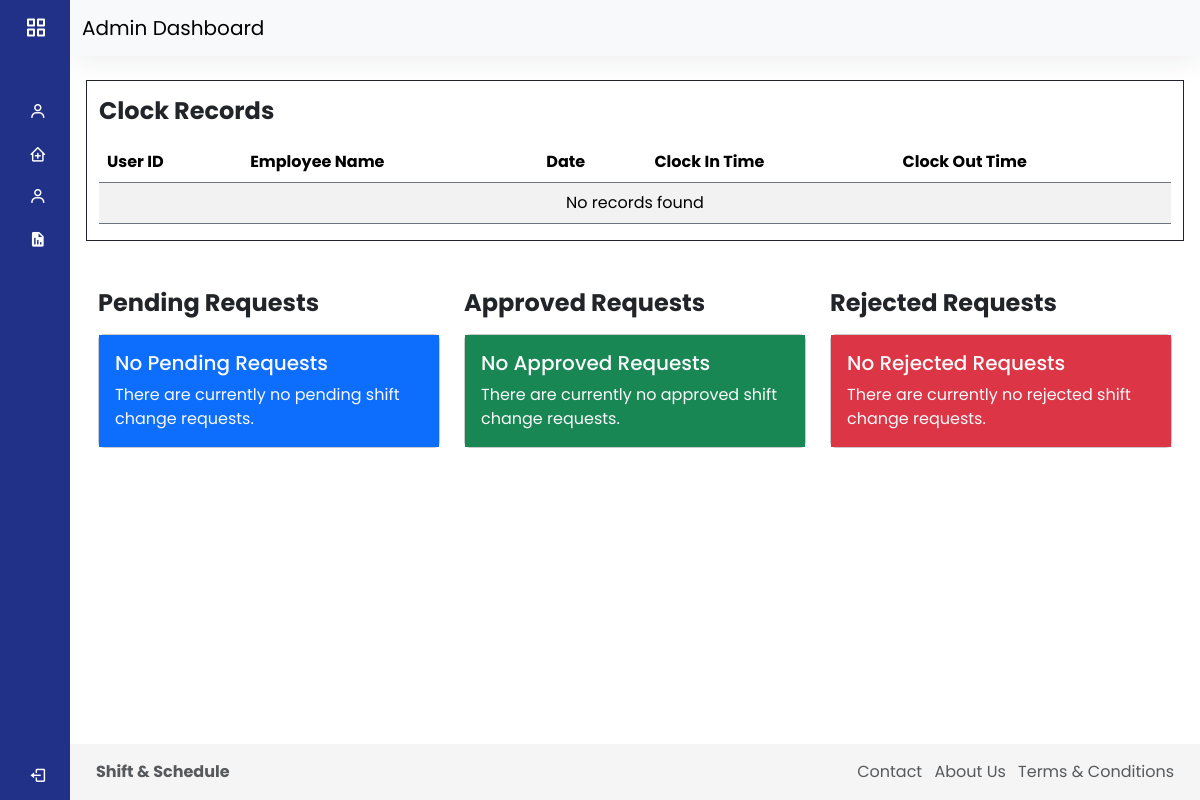
/admin/dashboard.php, run on an earlier commit of the app's database.
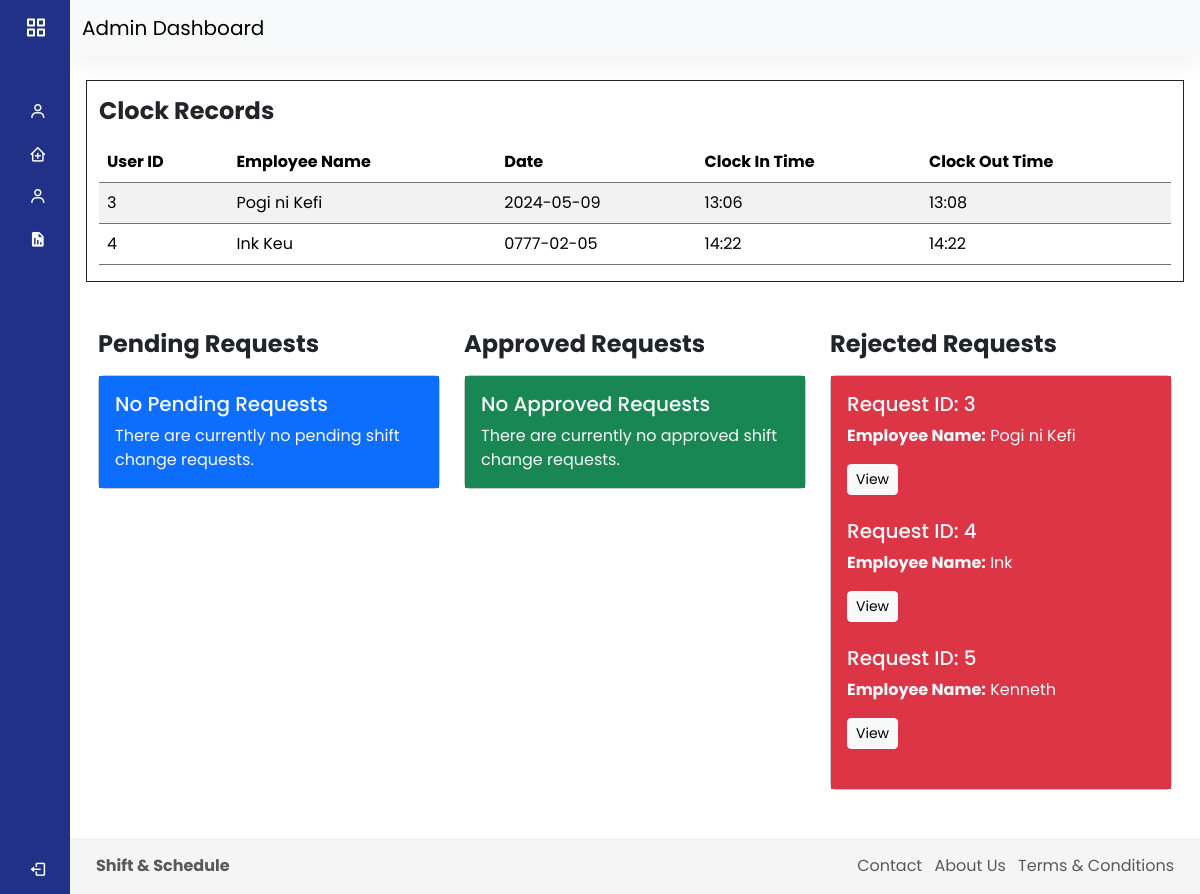
And on a later commit of the database.
### tables this page shows
CREATE TABLE `clock_table` (
  `userID` int(11) NOT NULL,
  `employeeName` varchar(50) NOT NULL,
  `clockDate` varchar(50) NOT NULL,
  `clockInTime` varchar(50) NOT NULL,
  `clockOutTime` varchar(50) NOT NULL
);

CREATE TABLE `shift_change_requests` (
  `requestID` int(11) NOT NULL,
  `employeeName` varchar(255) NOT NULL,
  `currentShiftDate` varchar(50) NOT NULL,
  `currentShiftType` varchar(50) NOT NULL,
  `desiredShiftDate` varchar(50) NOT NULL,
  `desiredShiftType` varchar(50) NOT NULL,
  `swapEmployeeName` varchar(255) DEFAULT NULL,
  `requestDate` timestamp NOT NULL DEFAULT current_timestamp(),
  `status` enum('Pending','Approved','Rejected') DEFAULT 'Pending'
);

### admin/dashboard.php (the view, shortened to what this page needs)
<?php
require_once("/xampp/htdocs/LEI/connections.php");
$pending_requests = $connections->query("SELECT * FROM shift_change_requests WHERE status='Pending'");
$approved_requests = $connections->query("SELECT * FROM shift_change_requests WHERE status='Approved'");
$rejected_requests = $connections->query("SELECT * FROM shift_change_requests WHERE status='Rejected'");
?>
<!DOCTYPE html>
<html>
<head>
    <link href='https://unpkg.com/boxicons@2.1.4/css/boxicons.min.css' rel='stylesheet'>
    <link href="https://cdn.jsdelivr.net/npm/bootstrap@5.3.2/dist/css/bootstrap.min.css" rel="stylesheet">
    <link rel="stylesheet" href="dashboard.css">
</head>
<body>
    <div class="wrapper">
        <aside id="sidebar">
            <div class="d-flex">
                <button class="toggle-btn" type="button">
                    <i class='bx bx-grid-alt'></i>
                </button>
            </div>
            <ul class="sidebar-nav">
                <li class="sidebar-item">
                    <a href="dashboard" class="sidebar-link">
                        <i class='bx bx-user'></i>
                    </a>
                </li>
                <li class="sidebar-item">
                    <a href="addsched.html" class="sidebar-link collapsed has-dropdown" data-bs-toggle="collapse" data-bs-target="#sched" aria-expanded="false" aria-controls="auth">
                        <i class='bx bx-clinic'></i>
                    </a>
                </li>
                <li class="sidebar-item">
                    <a href="#" class="sidebar-link collapsed has-dropdown" data-bs-toggle="collapse" data-bs-target="#list" aria-expanded="false" aria-controls="auth">
                        <i class='bx bx-user'></i>
                    </a>
                </li>
                <li class="sidebar-item">
                    <a href="request" class="sidebar-link">
                        <i class='bx bxs-report'></i>
                    </a>
                </li>
            </ul>
            <div class="sidebar-footer">
                <a href="#" class="sidebar-link" data-bs-toggle="modal" data-bs-target="#exampleModal">
                    <i class='bx bx-log-out'></i>
                </a>
            </div>
        </aside>
        <div class="main">
            <nav class="navbar navbar-expand-lg navbar-light bg-light">
                <div class="container-fluid">
                    <a class="navbar-brand" href="#">Admin Dashboard</a>
                </div>
            </nav>
            <main class="content px-3 py-4">
                <div class="container-fluid border border-dark">
                    <div class="mt-3">
                        <h3 class="fw-bold fs-4 mb-3">Clock Records</h3>
                        <table class="table table-striped border-secondary">
                            <thead>
                                <tr>
                                    <th scope="col">User ID</th>
                                    <th scope="col">Employee Name</th>
                                    <th scope="col">Date</th>
                                    <th scope="col">Clock In Time</th>
                                    <th scope="col">Clock Out Time</th>
                                </tr>
                            </thead>
                            <tbody>
                                <?php
                                require_once("/xampp/htdocs/LEI/connections.php");
                                $sql = "SELECT userID, employeeName, clockDate, clockInTime, clockOutTime FROM clock_table";
                                $result = $connections->query($sql);
                                if ($result->num_rows > 0) {
                                    while ($row = $result->fetch_assoc()) {
                                        echo "<tr>
                                                <td>" . $row["userID"] . "</td>
                                                <td>" . $row["employeeName"] . "</td>
                                                <td>" . $row["clockDate"] . "</td>
                                                <td>" . $row["clockInTime"] . "</td>
                                                <td>" . $row["clockOutTime"] . "</td>
                                            </tr>";
                                    }
                                } else {
                                    echo "<tr><td colspan='5' class='text-center'>No records found</td></tr>";
                                }
                                ?>
                            </tbody>
                        </table>
                    </div>
                </div>
                <div class="container-fluid mt-5">
                    <div class="row mt-3">
                        <div class="col-md-4">
                            <h3 class="fw-bold fs-4 mb-3">Pending Requests</h3>
                            <div class="card mb-4">
                                <div class="card-body bg-primary text-light">
                                    <?php
                                    if ($pending_requests->num_rows > 0) {
                                        while ($row = $pending_requests->fetch_assoc()) {
                                            echo "<div class='mb-4'>
                                                    <h5 class='card-title'>Request ID: " . $row["requestID"] . "</h5>
                                                    <p class='card-text'><strong>Employee Name:</strong> " . $row["employeeName"] . "</p>
                                                    <div class='d-flex justify-content-between'>
                                                        <a href='request?requestID=" . $row["requestID"] . "' class='btn btn-light btn-sm'>View</a>
                                                    </div>
                                                </div>";
                                        }
                                    } else {
                                        echo "<div>
                                                <h5 class='card-title'>No Pending Requests</h5>
                                                <p class='card-text'>There are currently no pending shift change requests.</p>
                                            </div>";
                                    }
                                    ?>
                                </div>
                            </div>
                        </div>
                        <div class="col-md-4">
                            <h3 class="fw-bold fs-4 mb-3">Approved Requests</h3>
                            <div class="card mb-4">
                                <div class="card-body bg-success text-light">
                                    <?php
                                    if ($approved_requests->num_rows > 0) {
                                        while ($row = $approved_requests->fetch_assoc()) {
                                            echo "<div class='mb-4'>
                                                    <h5 class='card-title'>Request ID: " . $row["requestID"] . "</h5>
                                                    <p class='card-text'><strong>Employee Name:</strong> " . $row["employeeName"] . "</p>
                                                    <div class='d-flex justify-content-between'>
                                                        <a href='request?requestID=" . $row["requestID"] . "' class='btn btn-light btn-sm'>View</a>
                                                    </div>
                                                </div>";
                                        }
                                    } else {
                                        echo "<div>
                                                <h5 class='card-title'>No Approved Requests</h5>
                                                <p class='card-text'>There are currently no approved shift change requests.</p>
                                            </div>";
                                    }
                                    ?>
                                </div>
                            </div>
                        </div>
                        <div class="col-md-4">
                            <h3 class="fw-bold fs-4 mb-3">Rejected Requests</h3>
                            <div class="card mb-4">
                                <div class="card-body bg-danger text-light">
                                    <?php
                                    if ($rejected_requests->num_rows > 0) {
                                        while ($row = $rejected_requests->fetch_assoc()) {
                                            echo "<div class='mb-4'>
                                                    <h5 class='card-title'>Request ID: " . $row["requestID"] . "</h5>
                                                    <p class='card-text'><strong>Employee Name:</strong> " . $row["employeeName"] . "</p>
                                                    <div class='d-flex justify-content-between'>
                                                        <a href='request?requestID=" . $row["requestID"] . "' class='btn btn-light btn-sm'>View</a>
                                                    </div>
                                                </div>";
                                        }
                                    } else {
                                        echo "<div>
                                                <h5 class='card-title'>No Rejected Requests</h5>
                                                <p class='card-text'>There are currently no rejected shift change requests.</p>
                                            </div>";
                                    }
                                    ?>
                                </div>
                            </div>
                        </div>
                    </div>
                </div>
            </main>
            <footer class="footer">
                <div class="container-fluid">
                    <div class="row text-body-secondary">
                        <div class="col-6 text-start ">
                            <a class="text-body-secondary" href=" #">
                                <strong>Shift & Schedule</strong>
                            </a>
                        </div>
                        <div class="col-6 text-end text-body-secondary d-none d-md-block">
                            <ul class="list-inline mb-0">
                                <li class="list-inline-item">
                                    <a class="text-body-secondary" href="#">Contact</a>
                                </li>
                                <li class="list-inline-item">
                                    <a class="text-body-secondary" href="#">About Us</a>
                                </li>
                                <li class="list-inline-item">
                                    <a class="text-body-secondary" href="#">Terms & Conditions</a>
                                </li>
                            </ul>
                        </div>
                    </div>
                </div>
            </footer>
        </div>
    </div>
</body>
</html>

### admin/dashboard.css (style rules this page uses)
a { text-decoration: none; }
li { list-style: none; }
body { font-family: 'Poppins', sans-serif; }
.wrapper { display: flex; }
.main { display: flex; flex-direction: column; min-height: 100vh; width: 100%; overflow: hidden; transition: all 0.35s ease-in-out; background-color: #fff; min-width: 0; }
#sidebar { width: 70px; min-width: 70px; z-index: 1000; transition: all .25s ease-in-out; background-color: #213188; display: flex; flex-direction: column; }
.toggle-btn { background-color: transparent; cursor: pointer; border: 0; padding: 1rem 1.5rem; }
.toggle-btn i { font-size: 1.5rem; color: #FFF; }
.sidebar-nav { padding: 2rem 0; flex: 1 1 auto; }
a.sidebar-link { padding: .625rem 1.625rem; color: #FFF; display: block; font-size: 0.9rem; white-space: nowrap; border-left: 3px solid transparent; }
.sidebar-link i, .dropdown-item i { font-size: 1.1rem; margin-right: .75rem; }
.sidebar-item { position: relative; }
.navbar { background-color: #f5f5f5; box-shadow: 0 0 2rem 0 rgba(33, 37, 41, .1); }
.card { background-color: #f5f5f5; transition: .4s; cursor: pointer; margin-bottom: 1rem; }
.table>thead tr { color:#fff; text-align: left; }
.content { flex: 1 1 auto; }
footer { background-color: #f5f5f5; padding: 1rem .875rem; }
.d-none { display: none; }

What changed in the data, as far as the page shows it:
added clock_table: userID "3", employeeName "Pogi ni Kefi", clockDate "2024-05-09", clockInTime "13:06", clockOutTime "13:08"
added clock_table: userID "4", employeeName "Ink Keu", clockDate "0777-02-05", clockInTime "14:22", clockOutTime "14:22"
added shift_change_requests: requestID "3", employeeName "Pogi ni Kefi"
added shift_change_requests: requestID "4", employeeName "Ink"
added shift_change_requests: requestID "5", employeeName "Kenneth"
Also different on the page:
text no longer shown: "No records found No Rejected Requests There are currently no rejected shift change requests."
